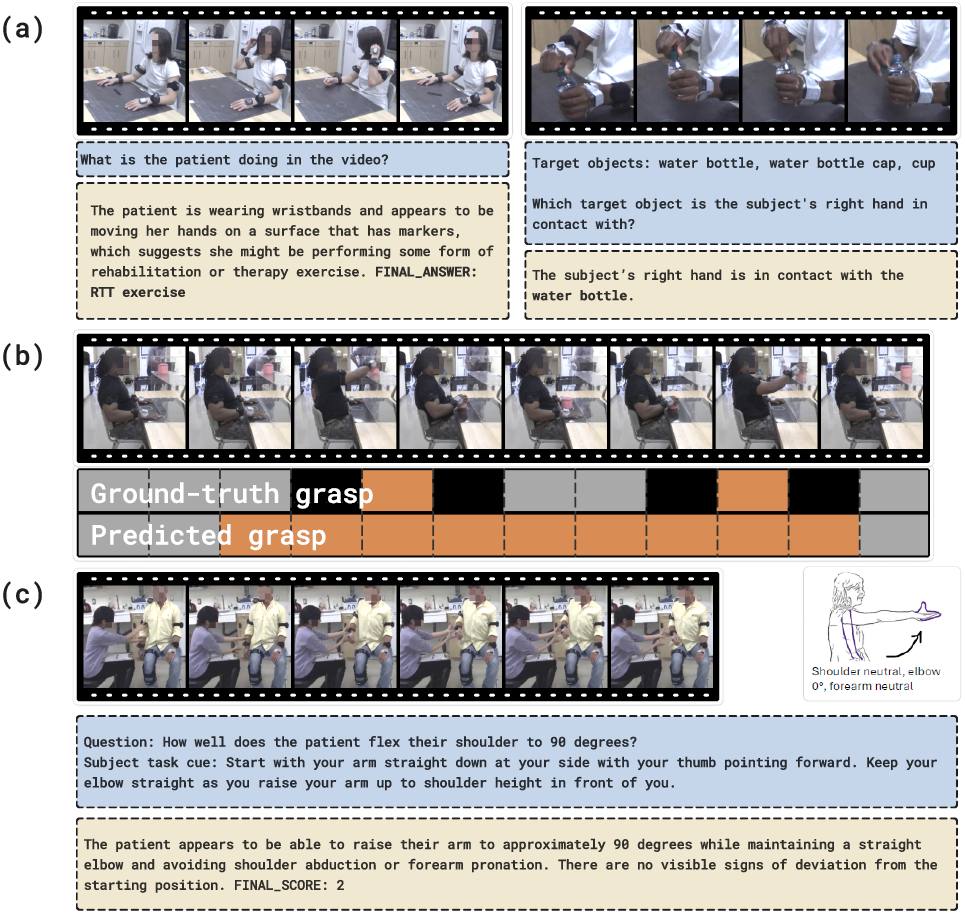
#> input picture assets/failures.png, 965 x 914 px, given in place of C00022_combing1_1.mkv, which was not available; the run also reads 1 picture not shown here
$ jupyter execute --allow-errors failure_mode_assets.ipynb   (shell and % lines are left out)   (text cells are left out)
#> lines starting #> are read from the running program, lines starting #| are printed output that depends on the picture; after the words box and inside, x2 and y2 are one past the last pixel; in counts of white or black regions, pixels touching at a corner belong together; pictures that were not available may be replaced by others from this repository, and a replacement may not be noted
### tools/vqa/qwen2_5_vl.py
from typing import List, Optional, Tuple, Union

# import os
# os.environ["CUDA_VISIBLE_DEVICES"] = "2"

import decord
import numpy as np
import torch
# from loguru import logger as eval_logger
from PIL import Image
from tqdm import tqdm
from transformers import (
    AutoProcessor,
    AutoTokenizer,
    Qwen2_5_VLForConditionalGeneration,
    logging
)
logging.set_verbosity_error()

import hashlib
import pickle
from pathlib import Path

try:
    from qwen_vl_utils import process_vision_info
except ImportError:
    # eval_logger.warning("Failed to import qwen_vl_utils; Please install it via `pip install qwen-vl-utils`")
    pass


class Qwen2_5_VL_VQA:
    """
    Qwen2.5_VL Model
    "https://huggingface.co/Qwen/Qwen2.5-VL-7B-Instruct"
    """

    def __init__(
        self,
        pretrained: str = "Qwen/Qwen2.5-VL-3B-Instruct",
        device: Optional[str] = "cuda",
        device_map: Optional[str] = None,
        batch_size: Optional[Union[int, str]] = 1,
        use_cache=True,
        use_flash_attention_2: Optional[bool] = False,
        min_pixels: int = 256 * 28 * 28,
        max_pixels: int = 1605632,
        max_frames_num: int = 32,
        sampling_strategy: str = "uniform",
        sampling_fps: int = 8,
        overlap_frames_num: int = 0,
        cache_dir: Optional[str] = "/gpfs/data/schambralab/quantitativeRehabilitation/__lab_member_homes/naveen/final_pipeline/the_pipeline/strokerehab/strokerehab/organized_pipeline/hf_home",
        **kwargs,
    ) -> None:
        super().__init__()
        # Do not use kwargs for now
        assert kwargs == {}, f"Unexpected kwargs: {kwargs}"

        print("Initializing Qwen2_5_VL_VQA...")
        self._device = torch.device(device)
        self.device_map = device_map

        print(f"Using device: {self._device}")

        # /gpfs/data/schambralab/quantitativeRehabilitation/__data/rawVideoLabels/C00023/C00023_RTT right side1_1.csv

        attn_impl = "flash_attention_2" if use_flash_attention_2 else None
        if torch.cuda.is_available():
            dtype = torch.bfloat16 if torch.cuda.is_bf16_supported() else torch.float16
            low_mem = True
        else:
            dtype = torch.float32
            low_mem = False  # critical: prevents SLURM deadlock

        model_kwargs = {
            "pretrained_model_name_or_path": pretrained,
            "torch_dtype": dtype,
            "low_cpu_mem_usage": low_mem,
        }
        print(f"Model kwargs: {model_kwargs}")
        if attn_impl is not None:
            model_kwargs["attn_implementation"] = attn_impl
        if device_map is not None:
            model_kwargs["device_map"] = device_map  # <-- IMPORTANT: honor device_map
        print(f"Loading model {pretrained}...")
        self._model = Qwen2_5_VLForConditionalGeneration.from_pretrained(**model_kwargs).eval()
        print("Model loaded.")
        self._config = self._model.config
        print(f"Model config: {self._config}")

        # If no device_map was provided, place model on a single device as before
        print("Setting up model device...")
        if device_map is None:
            self._model.to(self._device)

        print("Model device set.")
        if torch.cuda.is_available():
            self._input_device = torch.device("cuda")
        else:
            self._input_device = torch.device("cpu")

        print("Loading processor and tokenizer...")
        self.processor = AutoProcessor.from_pretrained(pretrained, max_pixels=max_pixels, min_pixels=min_pixels)
        print("Processor loaded.")
        self._tokenizer = AutoTokenizer.from_pretrained(pretrained)
        print("Tokenizer loaded.")
        self.max_pixels = max_pixels
        self.min_pixels = min_pixels
        self.max_frames_num = max_frames_num
        self.sampling_strategy = sampling_strategy
        self.sampling_fps = sampling_fps
        self.overlap_frames_num = overlap_frames_num
        self._pretrained = pretrained

        # self._config = self.model.config
        self.batch_size_per_gpu = int(batch_size)
        self.use_cache = use_cache

        self._rank = 0
        self._world_size = 1

        self.cache_dir = Path(cache_dir)
        self.cache_dir.mkdir(parents=True, exist_ok=True)
        self._cache = {}  # in-memory cache

        print("Qwen2_5_VL_VQA initialized.")

    # [30 lines left out: functions _hash_input, _load_from_disk_cache, _save_to_disk_cache, config, not called in this run]

    @property
    def tokenizer(self):
        return self._tokenizer

    # [7 lines left out: function model, not called in this run]

    @property
    def eot_token_id(self):
        return self.tokenizer.eos_token_id

    @property
    def max_length(self):
        return self._max_length

    @property
    def batch_size(self):
        return self.batch_size_per_gpu

    @property
    def device(self):
        return self._device

    @property
    def rank(self):
        return self._rank

    @property
    def world_size(self):
        return self._world_size

    # [6 lines left out: function flatten, not called in this run]

    def clear(self):
        pass

    # [65 lines left out: functions build_pil_frames, build_input_ids, process_frames, not called in this run]

### postprocess/failure_modes/failure_mode_assets.ipynb
[cell 1]
%cd ../..

[cell 2]
import cv2
import numpy as np
import tempfile
import subprocess
from pathlib import Path

def extract_k_frames(video_path: str, k: int, start_time: float = None, end_time: float = None):
    """Extract k evenly spaced frames from video as np.ndarray list.
    If start_time or end_time (in seconds) are provided, extract frames from that time range;
    otherwise use the entire video.
    """
    cap = cv2.VideoCapture(video_path)
    frame_count = int(cap.get(cv2.CAP_PROP_FRAME_COUNT))
    if frame_count == 0:
        cap.release()
        return []

    fps = cap.get(cv2.CAP_PROP_FPS) or 25.0  # fallback fps if unavailable

    # convert times to frame indices
    if start_time is None:
        start_frame = 0
    else:
        start_frame = int(max(0, round(start_time * fps)))

    if end_time is None:
        end_frame = frame_count - 1
    else:
        end_frame = int(min(frame_count - 1, round(end_time * fps)))

    # ensure valid range
    if end_frame < start_frame:
        start_frame, end_frame = 0, frame_count - 1

    indices = np.linspace(start_frame, end_frame, min(k, max(1, end_frame - start_frame + 1)), dtype=int)

    frames = []
    for idx in indices:
        cap.set(cv2.CAP_PROP_POS_FRAMES, int(idx))
        ret, frame = cap.read()
        if ret:
            frames.append(frame)
    cap.release()
    return frames

def deface_frame(
    frame: np.ndarray,
    *,
    mosaic_size: int = 30,   # width in pixels of the mosaic squares
    boxes: bool = False,     # True -> rectangular mask; False -> ellipse
    thresh: float = 0.6,     # detection threshold
    mask_scale: float = 0.95  # expand/contract face mask
) -> np.ndarray:
    """Pixelate (mosaic) faces in a single frame via the `deface` CLI."""
    import tempfile, subprocess, cv2
    from pathlib import Path

    with tempfile.TemporaryDirectory() as tmpdir:
        input_path = Path(tmpdir) / "frame.jpg"
        output_path = Path(tmpdir) / "frame_defaced.jpg"
        cv2.imwrite(str(input_path), frame)

        cmd = [
            "deface",
            str(input_path),
            "--output", str(output_path),
            "--replacewith", "mosaic",
            "--mosaicsize", str(mosaic_size),
            "--thresh", str(thresh),
            "--mask-scale", str(mask_scale),
        ]
        if boxes:
            cmd.append("--boxes")

        subprocess.run(cmd, check=True)
        return cv2.imread(str(output_path))

def deface_video_frames(video_path: str, k: int, start_time: float = None, end_time: float = None):
    """Extract K frames from an optional time range and deface them."""
#> called with k = 4
    frames = extract_k_frames(video_path, k, start_time=start_time, end_time=end_time)
#> the loop in extract_k_frames, `for idx in indices:` made 1 pass
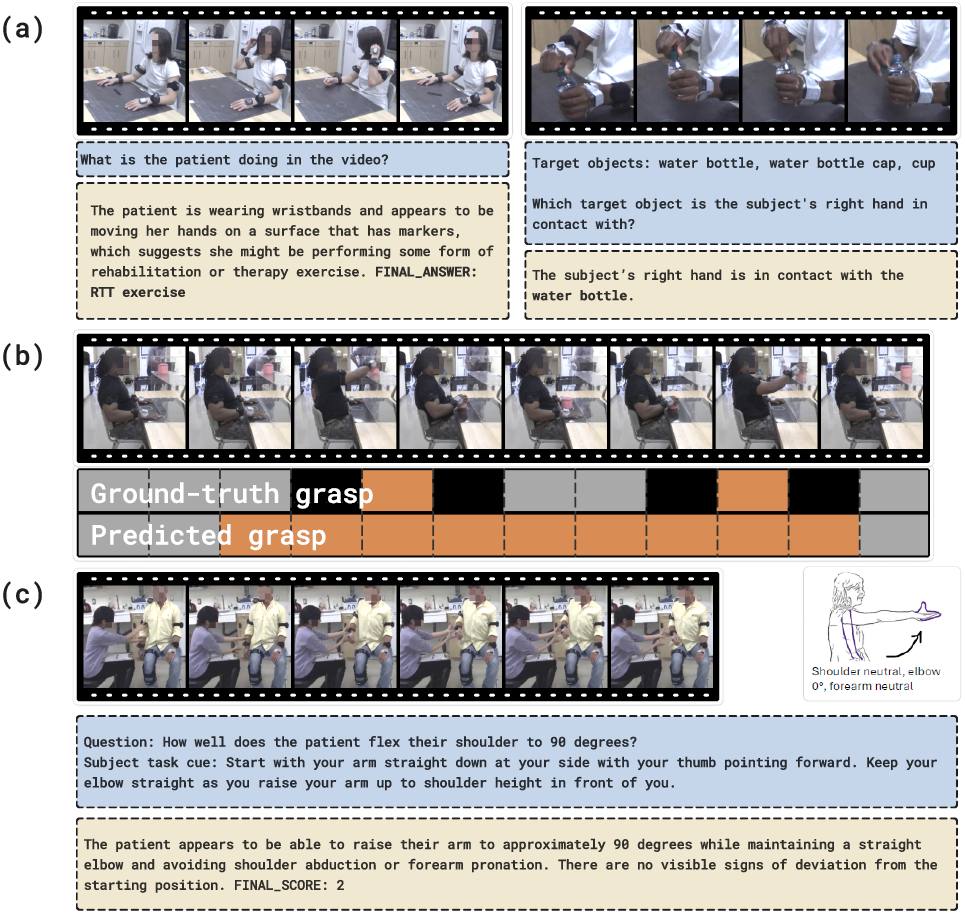
#> input picture assets/failures.png, 965 x 914 px, given in place of C00022_combing1_1.mkv, which was not available
#> after the loop in extract_k_frames, `for idx in indices:`: frames = 1 item
#> frames = 1 item
    defaced_frames = [deface_frame(f) for f in frames]
#> in deface_frame, returned value is the input picture: shape (914, 965, 3); mean B, G, R 171.8, 173.2, 175.8
#> defaced_frames = 1 item
    return defaced_frames

[cell 3]
import numpy as np
import cv2

def _draw_rounded_rect(img, x, y, w, h, r, color):
    """Filled rounded rectangle on an RGB image using OpenCV primitives."""
    r = max(0, min(r, min(w, h)//2))
    x2, y2 = x + w, y + h
    # center rect (without corners)
    cv2.rectangle(img, (x + r, y), (x2 - r, y2), color, -1)
    cv2.rectangle(img, (x, y + r), (x2, y2 - r), color, -1)
    # corners
    cv2.circle(img, (x + r, y + r), r, color, -1)
    cv2.circle(img, (x2 - r, y + r), r, color, -1)
    cv2.circle(img, (x + r, y2 - r), r, color, -1)
    cv2.circle(img, (x2 - r, y2 - r), r, color, -1)


def make_film_strip(
    frames,
    target_height: int = 240,
    spacing: int = 8,             # black spacing between frames
    side_border: int = 16,         # left/right black border
    top_bottom_border: int = 32,   # top/bottom black border height
    notch_width: int = 12,         # white notch size
    notch_height: int = 6,
    notch_radius: int = 2,         # slight rounding
    notch_period: int = 36,        # distance between successive notches
    *,
    bboxes=None,                   # NEW: list of per-frame (x,y,w,h) or None
    global_bbox=None,              # NEW: (x,y,w,h) applied to all frames if set
    alpha: float = 1.0,            # NEW: contrast (1.0 = no change)
    beta: float = 0.0,             # NEW: brightness offset in [−255, 255]
    gamma: float = 1.0             # NEW: gamma correction (1.0 = no change)
) -> np.ndarray:
    """
    Build a horizontal film strip from a list of frames (np.ndarray).
    Returns an RGB numpy image.

    Args:
        bboxes: Optional list of (x, y, w, h) per frame, or None.
        global_bbox: Optional (x, y, w, h) applied to all frames if provided.
        alpha: Contrast scale (used by cv2.convertScaleAbs). 1.0 = no change.
        beta: Brightness shift (used by cv2.convertScaleAbs). 0.0 = no change.
        gamma: Gamma correction. 1.0 = no change. (>1 darkens midtones, <1 brightens).
    """
    frames = [f for f in frames if f is not None]
    if not frames:
        raise ValueError("No frames provided")

    # NEW: basic validation for per-frame bboxes length
    if bboxes is not None and len(bboxes) != len(frames):  # NEW
        raise ValueError("bboxes length must match frames length")  # NEW

    def _safe_crop(img, bbox):  # NEW
        if bbox is None:
            return img
        x, y, w, h = map(int, bbox)
        H, W = img.shape[:2]
        x0 = max(0, x)
        y0 = max(0, y)
        x1 = min(W, x + w)
        y1 = min(H, y + h)
        if x1 <= x0 or y1 <= y0:
            return img  # fallback if bbox is invalid after clipping
        return img[y0:y1, x0:x1]

    def _adjust(img):  # NEW
        # Contrast/Brightness
        out = cv2.convertScaleAbs(img, alpha=alpha, beta=beta)
        # Gamma correction (apply in float, then back to uint8)
        if gamma != 1.0:
            f = out.astype(np.float32) / 255.0
            f = np.power(f, 1.0 / float(gamma))
            out = np.clip(f * 255.0, 0, 255).astype(np.uint8)
        return out

    # Convert frames to RGB, optional crop, adjust, and resize to target_height
    rgb_frames = []
    for i, f in enumerate(frames):
        if f.ndim != 3 or f.shape[2] != 3:
            raise ValueError("Each frame must be HxWx3")

        # NEW: choose bbox priority: per-frame > global > None
        bbox = bboxes[i] if bboxes is not None else global_bbox  # NEW
        if bbox is not None:                                      # NEW
            f = _safe_crop(f, bbox)                              # NEW

        # Assume BGR input -> convert to RGB
        frgb = cv2.cvtColor(f, cv2.COLOR_BGR2RGB)

        # NEW: apply contrast/brightness/gamma in RGB space
        frgb = _adjust(frgb)                                     # NEW

        h, w = frgb.shape[:2]
        new_w = int(round(w * (target_height / float(h))))
        frgb = cv2.resize(frgb, (new_w, target_height), interpolation=cv2.INTER_AREA)
        rgb_frames.append(frgb)

    # Compute canvas size
    widths = [im.shape[1] for im in rgb_frames]
    total_width = side_border + sum(widths) + spacing * (len(rgb_frames) - 1) + side_border
    total_height = top_bottom_border + target_height + top_bottom_border

    canvas = np.zeros((total_height, total_width, 3), dtype=np.uint8)  # black background

    # Paste frames
    x = side_border
    y = top_bottom_border
    for im in rgb_frames:
        h, w = im.shape[:2]
        canvas[y:y+h, x:x+w] = im
        x += w + spacing

    # Draw white rounded "perforation" notches across top and bottom borders
    white = (255, 255, 255)
    # Top row notches
    top_y = (top_bottom_border - notch_height) // 2
    # Bottom row notches
    bottom_y = top_bottom_border + target_height + (top_bottom_border - notch_height) // 2

    # Start a bit in from the left border so notches don't touch edges
    start_x = side_border + (notch_period // 2)
    end_x = total_width - side_border - notch_width

    cur = start_x
    while cur <= end_x:
        _draw_rounded_rect(canvas, cur, top_y, notch_width, notch_height, notch_radius, white)
        _draw_rounded_rect(canvas, cur, bottom_y, notch_width, notch_height, notch_radius, white)
        cur += notch_period

    return canvas

[cell 4]
import math
import html
import io
from typing import List, Dict, Tuple, Optional, Union, Literal

import numpy as np
import cv2
from PIL import Image, ImageDraw, ImageFont


# ----------------------------
# Shared helpers
# ----------------------------
_DEFAULT_PALETTE: List[Tuple[int, int, int]] = [
    (153, 153, 153),  # dull gray
    (0, 158, 115),    # stable/calm bluish green
    (230, 159, 0),    # orange
    (86, 180, 233),   # sky blue
    (204, 121, 167),  # purple
]

def _rgb_hex(rgb: Tuple[int, int, int]) -> str:
    r, g, b = rgb
    return f"#{r:02x}{g:02x}{b:02x}"

# [28 lines left out: functions _infer_actions_in_order, _ensure_color_map, _grid_for_n, not called in this run]


import matplotlib.pyplot as plt
from matplotlib.patches import Rectangle
import numpy as np

# [90 lines left out: functions plot_color_map, make_action_bar_and_legend, not called in this run]

[cell 5]
from data.utils_strokerehab import PrimitiveLabelUtils

# [38 lines left out: function create_primitives_film_strip, not called in this run]

[cell 6]
video_path = "/gpfs/data/schambralab/quantitativeRehabilitation/__data/VideoData/rawVideosADLsandFM/C00022/C00022_combing1_1.mkv"
defaced = deface_video_frames(video_path, k=4)
#> defaced = 1 item
print(defaced[0].shape)
#| (914, 965, 3)
film_strip = make_film_strip(defaced, global_bbox=(400, 200, 500, 500), alpha=1.2, beta=0  )  #, alpha=1.2, beta=15, gamma=1.4)
#> the loop in make_film_strip, `for i, f in enumerate(frames):` made 1 pass
#> (x in _safe_crop, y in _safe_crop, w, h, H in _safe_crop, W in _safe_crop, x0 in _safe_crop, y0 in _safe_crop) on pass 1: (400, 200, 500, 500, 914, 965, 400, 200)
#> pass 1, in make_film_strip, `f = _safe_crop(f, bbox)`:
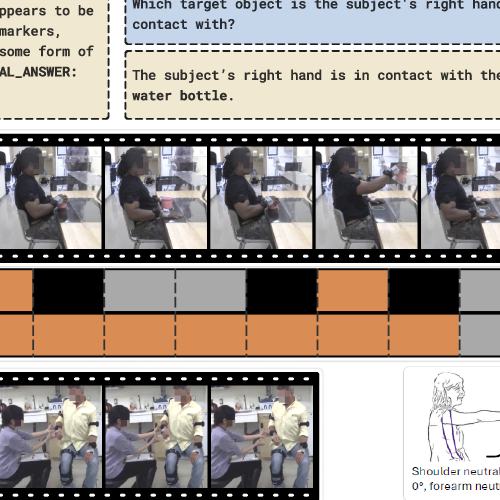
#> f: shape (500, 500, 3); mean of channels 0, 1, 2 149.2, 155.1, 163.3; drawn as B, G, R
#> pass 1, in _adjust, `out = cv2.convertScaleAbs(img, alpha=alpha, beta=beta)`:
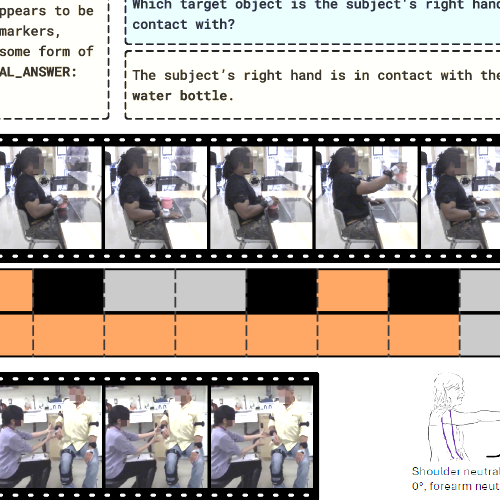
#> out: shape (500, 500, 3); mean R, G, B 181, 173.4, 168.1
#> pass 1, in make_film_strip, `frgb = cv2.resize(frgb, (new_w, target_height), interpolation=cv2.INTE..`:
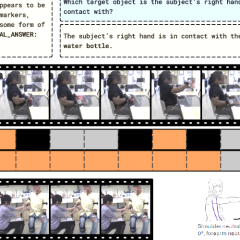
#> frgb: shape (240, 240, 3); mean R, G, B 181, 173.4, 168.1
#> in make_film_strip, `widths = [im.shape[1] for im in rgb_frames]`: widths = [240]
#> in make_film_strip, `total_width = side_border + sum(widths) + spacing * (len(rgb_frames) -..`: total_width = 272
#> the loop in make_film_strip, `for im in rgb_frames:` made 1 pass
#> (h, w, x) on pass 1: (240, 240, 264)
#> after the loop in make_film_strip, `for im in rgb_frames:`:
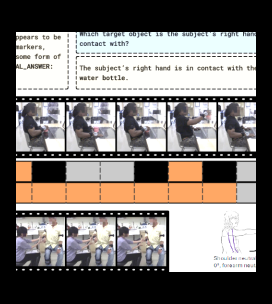
#> canvas: shape (304, 272, 3); mean R, G, B 126.1, 120.8, 117.1
#> after the loop in make_film_strip, `for im in rgb_frames:`: x = 264
#> in make_film_strip, `end_x = total_width - side_border - notch_width`: end_x = 244
#> the loop in make_film_strip, `while cur <= end_x:` made 6 passes
#> cur on passes 1 to 6: 70, 106, 142, 178, 214, 250
#> after the loop in make_film_strip, `while cur <= end_x:`:
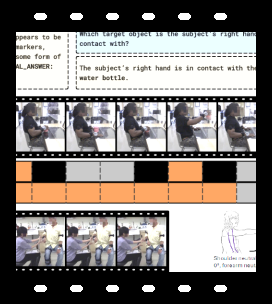
#> canvas: shape (304, 272, 3); 1.15% of pixels changed, all inside (x1, y1, x2, y2) = (34, 13, 227, 292)
#> after the loop in make_film_strip, `while cur <= end_x:`: cur = 250
#> (the rest of the program and of its run is left out)
